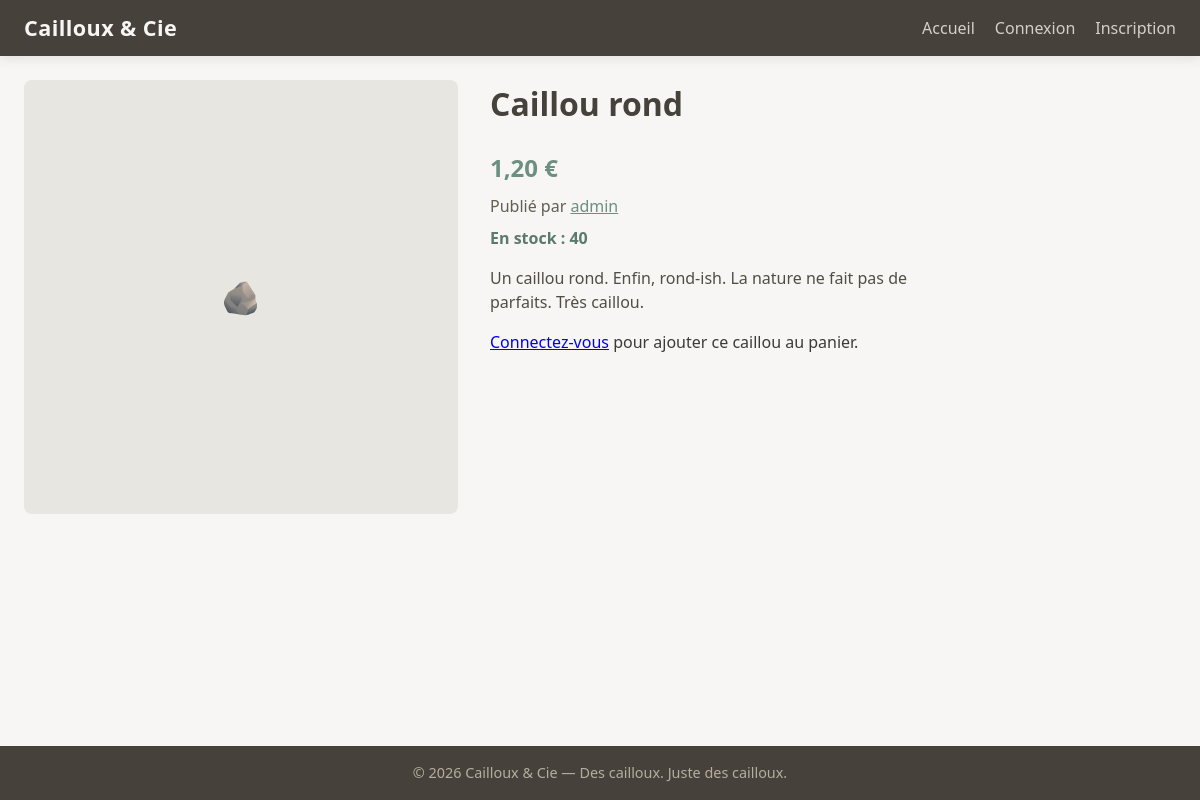
Before: /detail.php?id=3 with the older database file.
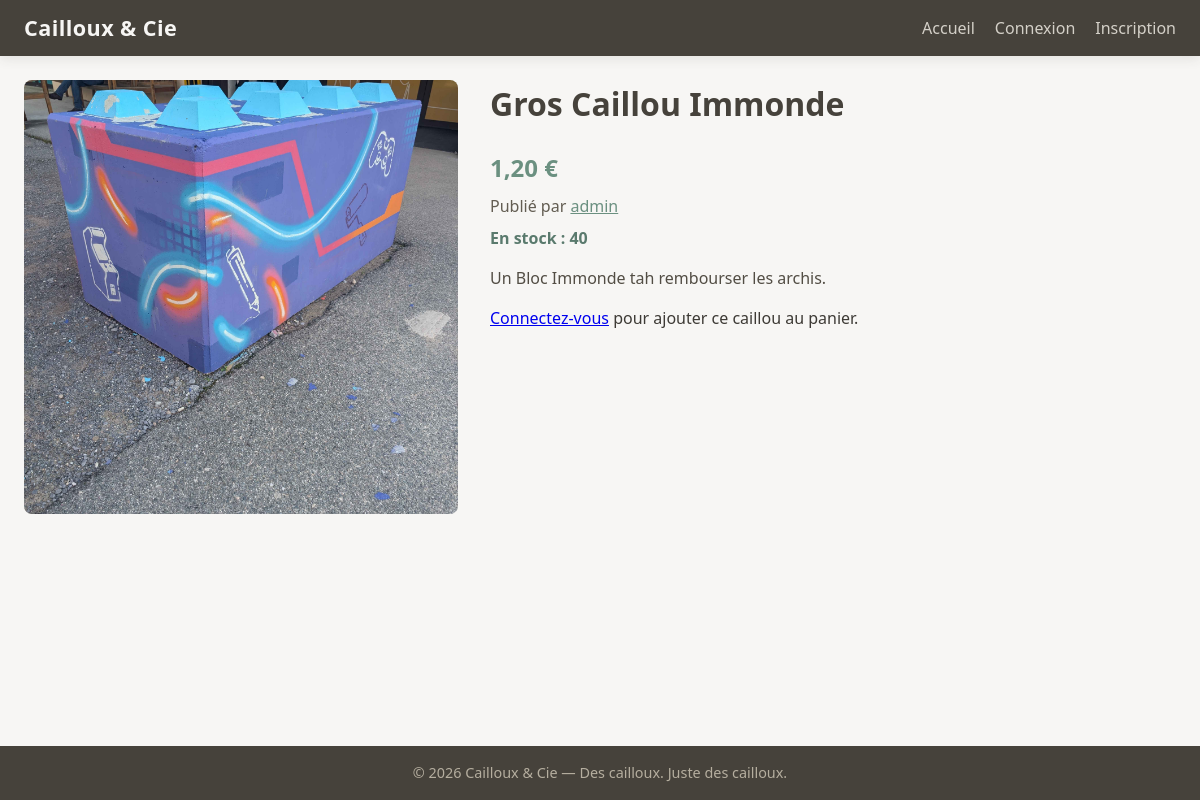
After: the same page with the newer database file.
### tables this page shows
CREATE TABLE IF NOT EXISTS `article` (
  `id` INT UNSIGNED NOT NULL AUTO_INCREMENT,
  `name` VARCHAR(255) NOT NULL,
  `description` TEXT NOT NULL,
  `price` DECIMAL(10,2) NOT NULL,
  `publication_date` DATETIME NOT NULL DEFAULT CURRENT_TIMESTAMP,
  `author_id` INT UNSIGNED NOT NULL,
  `image_link` VARCHAR(255) DEFAULT NULL,
  PRIMARY KEY (`id`),
  KEY `author_id` (`author_id`),
  KEY `publication_date` (`publication_date`),
  CONSTRAINT `article_author_fk` FOREIGN KEY (`author_id`) REFERENCES `user` (`id`) ON DELETE CASCADE
);

CREATE TABLE IF NOT EXISTS `user` (
  `id` INT UNSIGNED NOT NULL AUTO_INCREMENT,
  `username` VARCHAR(80) NOT NULL,
  `password` VARCHAR(255) NOT NULL,
  `email` VARCHAR(255) NOT NULL,
  `balance` DECIMAL(10,2) NOT NULL DEFAULT 0.00,
  `profile_photo` VARCHAR(255) DEFAULT NULL,
  `role` ENUM('user', 'admin') NOT NULL DEFAULT 'user',
  `created_at` DATETIME NOT NULL DEFAULT CURRENT_TIMESTAMP,
  PRIMARY KEY (`id`),
  UNIQUE KEY `username` (`username`),
  UNIQUE KEY `email` (`email`)
);

### config/auth.php (called while the page is built, shortened)
<?php
function current_user_id() {
    return $_SESSION['user_id'] ?? null;
}

### detail.php (the view, shortened to what this page needs)
<?php
require_once __DIR__ . '/includes/init.php';
$id = (int) ($_GET['id'] ?? 0);
$stmt = $mysqli->prepare("
    SELECT a.id, a.name, a.description, a.price, a.image_link, a.publication_date, a.author_id, u.username
    FROM article a
    JOIN user u ON u.id = a.author_id
    WHERE a.id = ?
");
$stmt->bind_param('i', $id);
$stmt->execute();
$article = $stmt->get_result()->fetch_assoc();
$stmt = $mysqli->prepare("SELECT quantity FROM stock WHERE article_id = ?");
$stmt->bind_param('i', $id);
$stmt->execute();
$stockRow = $stmt->get_result()->fetch_assoc();
$stock = $stockRow ? (int) $stockRow['quantity'] : 0;
require_once __DIR__ . '/includes/header.php';
?>
<div class="page-detail">
    <div class="detail-layout">
        <div class="detail-media">
            <?php if (!empty($article['image_link'])): ?>
                <?php
                    $img_src = $article['image_link'];
                    if (strpos($img_src, 'http') !== 0 && strpos($img_src, '/') !== 0) {
                        $img_src = BASE . '/' . $img_src;
                    }
                ?>
                <img src="<?= htmlspecialchars($img_src) ?>" alt="">
            <?php else: ?>
                <div class="detail-placeholder">🪨</div>
            <?php endif; ?>
        </div>
        <div class="detail-info">
            <h1><?= htmlspecialchars($article['name']) ?></h1>
            <p class="detail-price"><?= number_format($article['price'], 2, ',', ' ') ?> €</p>
            <p class="detail-meta">Publié par <a href="<?= BASE ?>/account.php?user=<?= (int)$article['author_id'] ?>"><?= htmlspecialchars($article['username']) ?></a></p>
            <?php if ($stock !== 0): ?>
                <p class="stock">En stock : <?= $stock ?></p>
            <?php else: ?>
                <p class="stock out">Rupture de stock</p>
            <?php endif; ?>
            <div class="detail-desc"><?= nl2br(htmlspecialchars($article['description'])) ?></div>
            <?php if (current_user_id()): ?>
                <?php if ($stock > 0): ?>
                    <form method="post" class="detail-cart-form">
                        <input type="hidden" name="action" value="add_cart">
                        <label>Quantité</label>
                        <input type="number" name="quantity" min="1" max="<?= $stock ?>" value="1">
                        <button type="submit" class="btn btn-primary">Ajouter au panier</button>
                    </form>
                <?php endif; ?>
                <?php
                $uid = current_user_id();
                $is_author = ($article['author_id'] == $uid) || is_admin();
                if ($is_author): ?>
                    <form method="post" action="<?= BASE ?>/edit.php" class="detail-edit-form">
                        <input type="hidden" name="article_id" value="<?= (int)$article['id'] ?>">
                        <button type="submit" class="btn btn-outline">Modifier / Supprimer</button>
                    </form>
                <?php endif; ?>
            <?php else: ?>
                <p><a href="<?= BASE ?>/login.php">Connectez-vous</a> pour ajouter ce caillou au panier.</p>
            <?php endif; ?>
        </div>
    </div>
</div>
<?php require_once __DIR__ . '/includes/footer.php'; ?>

Changed rows visible on the page:
changed article "admin": name "Caillou rond" → "Gros Caillou Immonde"; description "Un caillou rond. Enfin, rond-ish. La nature ne fait pas de parfaits. Très caillou." → "Un Bloc Immonde tah rembourser les archis."; image_link empty → "uploads/Kayou (3).jpg" (drawn)
